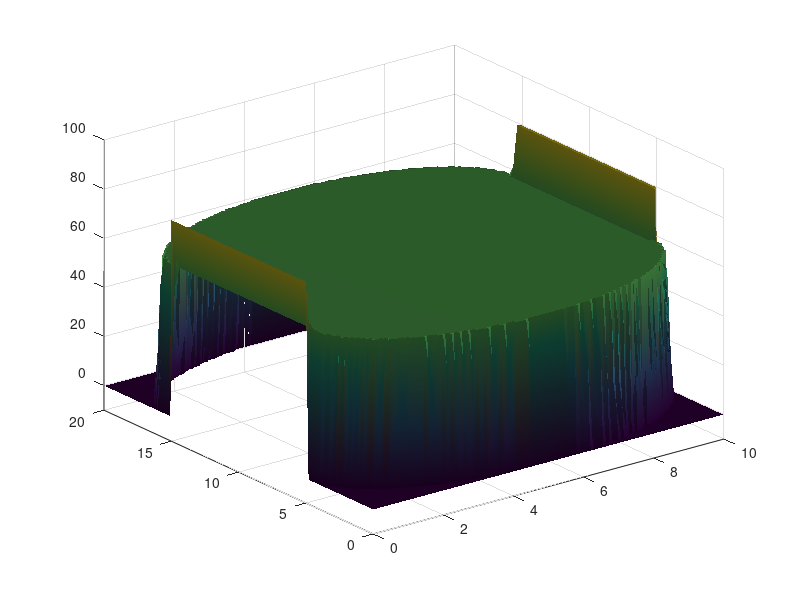

Write the MATLAB code that produced this figure. (Note: this script raises an error after producing the figure.)
clear
close all
clc

% output gif name
filename = 'heattest.gif';

% init
dl=0.1;
dt=0.002;
x=0:dl:10;
y=0:dl:20;

[X,Y]=meshgrid(x,y);

% specify the region and boundary
r3=and((Y<(15+sqrt(-X.^2+10*X))),(Y>(5-sqrt(-X.^2+10*X))));
r1=or(abs(Y-(15+sqrt(-X.^2+10*X)))<(dl/1.5),abs(Y-(5-sqrt(-X.^2+10*X)))<(dl/1.5));
r2=and(or(X<dl,X>(10-1.5*dl)),and(Y>(5-1.5*dl),Y<(15+1.5*dl)));
r=r1+2*r2+r3;

temp=60*r3+20*r2;

T=zeros(size(temp));

% 
for k=1:1000
    for i=1:201
        for j=1:101
            if r(i,j)==2
                if i<=101
                    if j<=51
                        T(i,j)=temp(i,j)+(dt/(dl^2))*...
                            (temp(i+1,j)*2+...
                            (X(i+1,j)-5)*dl/sqrt((X(i+1,j)-5)^2+(Y(i+1,j)-5)^2)+...
                            temp(i,j+1)*2+...
                            (Y(i,j+1)-5)*dl/sqrt((X(i,j+1)-5)^2+(Y(i,j+1)-5)^2)-4*temp(i,j));
                    end
                    if (j>51) && (j<100)
                        T(i,j)=temp(i,j)+(dt/(dl^2))*...
                            (temp(i-1,j)*2+...
                            (X(i-1,j)-5)*dl/sqrt((X(i-1,j)-5)^2+(Y(i-1,j)-5)^2)+...
                            temp(i,j+1)*2+...
                            (Y(i,j+1)-5)*dl/sqrt((X(i,j+1)-5)^2+(Y(i,j+1)-5)^2)-4*temp(i,j));
                    end
                end
                if i>101
                    if (j<=51) && (j>2)
                        T(i,j)=temp(i,j)+(dt/(dl^2))*...
                            (temp(i+1,j)*2+...
                            (X(i+1,j)-5)*dl/sqrt((X(i+1,j)-5)^2+(Y(i+1,j)-5)^2)+...
                            temp(i,j-1)*2+...
                            (Y(i,j-1)-5)*dl/sqrt((X(i,j-1)-5)^2+(Y(i,j-1)-5)^2)-4*temp(i,j));
                    end
                    if j>51
                        T(i,j)=temp(i,j)+(dt/(dl^2))*...
                            (temp(i+1,j)*2+...
                            (X(i+1,j)-5)*dl/sqrt((X(i+1,j)-5)^2+(Y(i+1,j)-5)^2)+...
                            temp(i,j-1)*2+...
                            (Y(i,j-1)-5)*dl/sqrt((X(i,j-1)-5)^2+(Y(i,j-1)-5)^2)-4*temp(i,j));
                    end
                end
            end    
            if r(i,j)==1
                if (i>1) && (i<201)
                    T(i,j)=temp(i,j)+(dt/(dl^2))*(temp(i+1,j)+temp(i-1,j)+temp(i,j+1)+temp(i,j-1)-4*temp(i,j));
                end
            end
            if r(i,j)==3
                T(i,j)=80;
            end
        end
    end
    if mod(k,10)==0
        surf(X,Y,T);
        zlim([-10 100]);
        shading interp;
        camlight;
        temp=T;
        %pause(0.05)
        M(k/10)=getframe;
        im = frame2im(M(k/10));
        [imind,cm] = rgb2ind(im,256);
        if (k/10) == 1 
            imwrite(imind,cm,filename,'gif', 'Loopcount',inf,'DelayTime',0.1); 
        else 
            imwrite(imind,cm,filename,'gif','WriteMode','append','DelayTime',0.05); 
        end
    end
end